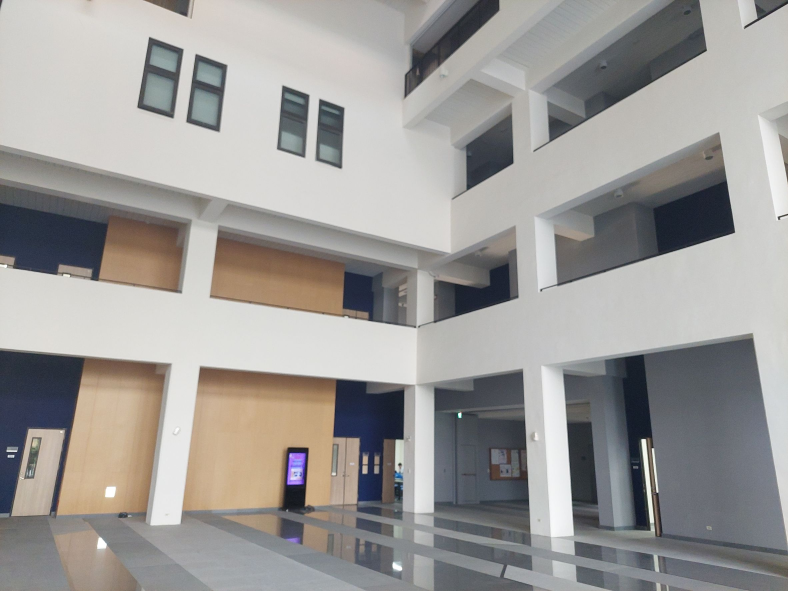
#> input picture hw6/assests/167859.png, 2364 x 1773 px (shown at 1/3 size)
$ python Calibration_from_metric_planes.py
#> lines starting #> are read from the running program, lines starting #| are printed output that depends on the picture
import numpy as np
import cv2
import os

def banana(point_x1, point_x2, point_y1, point_y2):
    x1 = point_x1[0]
    y1 = point_x1[1]
    x2 = point_x2[0]
    y2 = point_x2[1]
    a = y2 - y1
    b = x1 - x2
    c = x1 * y2 - x2 * y1

    x1 = point_y1[0]
    y1 = point_y1[1]
    x2 = point_y2[0]
    y2 = point_y2[1]
    a2 = y2 - y1
    b2 = x1 - x2
    c2 = x1 * y2 - x2 * y1

    x = (c * b2 - c2 * b) / (a * b2 - a2 * b)
    y = (c * a2 - c2 * a) / (b * a2 - b2 * a)
    # Return the inhomogeneous coordinate of the vanishing point
    return [x, y, 1]

def compute_calibration_matrix(image_pts_list):
    """
    Computes the camera calibration matrix K from the images of three squares.

    Parameters:
    image_pts_list (list): A list containing three arrays of image points.
                           Each array corresponds to the four corner points
                           of a square in the image.

    Returns:
    K (numpy.ndarray): The 3x3 camera calibration matrix.
    """

    # Define the square points in the plane coordinate system
    square_pts = np.array([
        [0, 0],
        [0, 1],
        [1, 0],
        [1, 1]
    ], dtype=np.float32)

    # Compute homography H for each square
    H_list = []
    for image_pts in image_pts_list:
        H, status = cv2.findHomography(square_pts, image_pts)
        H_list.append(H)

    # Initialize the matrix A for equations A * omega_vector = 0
    A = []
    for H in H_list:
        h1 = H[:, 0]  # First column of H
        h2 = H[:, 1]  # Second column of H

        h1x, h1y, h1z = h1
        h2x, h2y, h2z = h2

        # Equation 1: h1^T * ω * h2 = 0
        eq1 = [
            h1x * h2x,                               # ω11 coefficient
            h1x * h2y + h1y * h2x,                   # ω12 coefficient
            h1x * h2z + h1z * h2x,                   # ω13 coefficient
            h1y * h2y,                               # ω22 coefficient
            h1y * h2z + h1z * h2y,                   # ω23 coefficient
            h1z * h2z                                # ω33 coefficient
        ]
        A.append(eq1)

        # Equation 2: h1^T * ω * h1 - h2^T * ω * h2 = 0
        eq_h1 = [
            h1x * h1x,
            2 * h1x * h1y,
            2 * h1x * h1z,
            h1y * h1y,
            2 * h1y * h1z,
            h1z * h1z
        ]

        eq_h2 = [
            h2x * h2x,
            2 * h2x * h2y,
            2 * h2x * h2z,
            h2y * h2y,
            2 * h2y * h2z,
            h2z * h2z
        ]

        eq2 = [eq_h1[i] - eq_h2[i] for i in range(6)]
        A.append(eq2)

    A = np.array(A)

    # Solve the homogeneous system A * omega_vector = 0 using SVD
    U, S, Vt = np.linalg.svd(A)
    omega_vector = Vt[-1, :]  # Solution corresponds to the smallest singular value

    # Reconstruct the conic ω from omega_vector
    ω11, ω12, ω13, ω22, ω23, ω33 = omega_vector
    omega = np.array([
        [ω11, ω12, ω13],
        [ω12, ω22, ω23],
        [ω13, ω23, ω33]
    ])

    # Compute the inverse of ω
    try:
        omega_inv = np.linalg.inv(omega)
    except np.linalg.LinAlgError:
        print("Inverse of ω cannot be computed. ω might be singular.")
        return None

    # Compute the calibration matrix K from ω_inv = K * K^T
    # Cholesky decomposition
    try:
        K = np.linalg.cholesky(omega_inv).T  # Transpose to get upper-triangular matrix
        # Normalize K so that K[2,2] = 1
        K = K / K[2, 2]
    except np.linalg.LinAlgError:
        print("Cholesky decomposition failed. ω_inv may not be positive-definite.")
        return None

    return K

# Example usage:
# Assuming image_pts_list contains three arrays of image points for the squares
# image_pts_list = [image_pts1, image_pts2, image_pts3]
# K = compute_calibration_matrix(image_pts_list)
# print("Calibration matrix K:\n", K)

#main
image_pts1 = np.array([
    [1129, 1092],
    [2024, 1029],
    [1229, 2105],
    [2049, 1899],
], dtype=np.float32)

# 2449, 1054, 3212, 1154, 2418, 1899, 3143, 2174
image_pts2 = np.array([
    [2449, 1054],
    [3212, 1154],
    [2418, 1899],
    [3143, 2174],
], dtype=np.float32)

# 2230, 2055, 2931, 2374, 1398, 2349, 2036, 2818
image_pts3 = np.array([
    [2230, 2055],
    [2931, 2374],
    [1398, 2349],
    [2036, 2818],
], dtype=np.float32)

image_pts_list = [image_pts1, image_pts2, image_pts3]

K = compute_calibration_matrix(image_pts_list)
print("Calibration matrix K:\n", K)

# a = [251, 1466], b = [715, 1386], c = [270, 1661], d = [843, 1530]
# 計算通過a, b點的線方程式
vanishing_point1 = banana([251, 1466], [715, 1386], [270, 1661], [843, 1530])
print("Vanishing point 1:", vanishing_point1)
vanishing_point2 = banana([251, 1466], [270, 1661], [715, 1386], [843, 1530])
print("Vanishing point 2:", vanishing_point2)

# Determine the line at infinity l' on the image by connecting two vanishing point
vanish_point_1 = vanishing_point1[:2]
vanish_point_2 = vanishing_point2[:2]
l_1 = vanish_point_1[1] - vanish_point_2[1]
l_2 = vanish_point_2[0] - vanish_point_1[0]
l_3 = vanish_point_1[0] * vanish_point_2[1] - vanish_point_2[0] * vanish_point_1[1]
l = [l_1, l_2, l_3]
print("Line at infinity l':", l)

# assume x1 = 300, find y1
x1 = 300
y1 = -(l_3 - l_1 * x1) / l_2
print("y1:", y1)

# assume x2 = 2000, find y2
x2 = 2000
y2 = -(l_3 - l_1 * x2) / l_2
print("y2:", y2)

# caluculate ground plane orientation, orientation_n 垂直於 l 的平面
orientation_n = [l[0], l[1], -l[0] * x1 - l[1] * y1]
print("Ground plane orientation:", orientation_n)

# Calculate the normal vector n from the line at infinity l
n = np.dot(K.T, l)

# Normalize the normal vector
n = n / np.linalg.norm(n)

# Assuming you want to find a rotation matrix R that aligns the z-axis with n
# Create a rotation matrix that aligns the camera's z-axis with the normal vector n
def rotation_matrix_from_normal(n):
    z = n / np.linalg.norm(n)
    x = np.cross(z, np.array([0, 0, 1]))  # Assuming the camera's original z-axis is [0, 0, 1]
    x = x / np.linalg.norm(x)
    y = np.cross(z, x)

    R = np.array([x, y, z]).T
    return R

R = rotation_matrix_from_normal(n)
print("Rotation matrix R:\n", R)

# Step 2: Compute the homography H
# H can be computed using the calibration matrix K and the rotation matrix R
def compute_homography(K, R):
    # Create a 3x4 matrix [R | t] where t is the translation vector
    # Assuming t = [0, 0, 0] for simplicity
    t = np.array([[0], [0], [0]])
    RT = np.hstack((R, t))

    # Homography H = K * RT
    H = K @ RT
    return H

H = compute_homography(K, R)
# print("Homography H:\n", H)

# Reshape h into 3x3 matrix H 取左邊三行
H = H[:, :3]
print("Homography H:\n", H)

# Load the original image
original_image = cv2.imread('assests/167859.png')  # 確保這裡的路徑正確
#> original_image is the input picture: shape (1773, 2364, 3); mean B, G, R 151.5, 153.9, 156.1

# 獲取原始圖像的寬度和高度
height, width = original_image.shape[:2]  # 獲取圖像的高度和寬度
#> height = 1773; width = 2364

# 使用 cv2.warpPerspective 進行透視變換
undistorted_image = cv2.warpPerspective(original_image, H, (width, height))
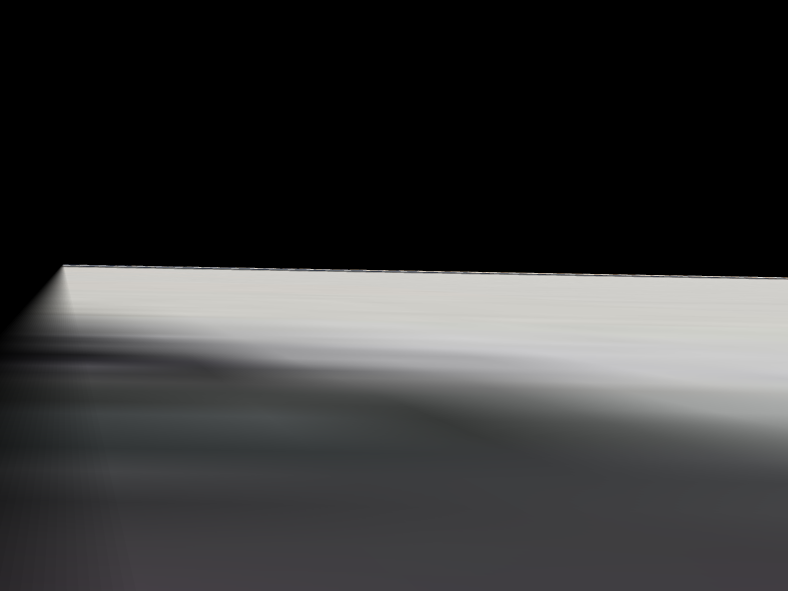
#> undistorted_image: shape (1773, 2364, 3) (shown at 1/3 size); mean B, G, R 55.8, 55.5, 55.5

# Dump the undistorted image
# Create output folder if not exist
folder_out = "results"
if not os.path.exists(folder_out):
    os.makedirs(folder_out)

# Write image to the folder
cv2.imwrite(folder_out + '/undistorted.png', undistorted_image)
# cv2.imwrite(folder_out + '/drawed.png', draw_image)

# 顯示或保存變換後的圖像
cv2.imshow('Undistorted Image', undistorted_image)
cv2.waitKey(0)
cv2.destroyAllWindows()

# P = K [R | t]

$ run again, with hw6/assests/167855.png copied over hw6/assests/167859.png
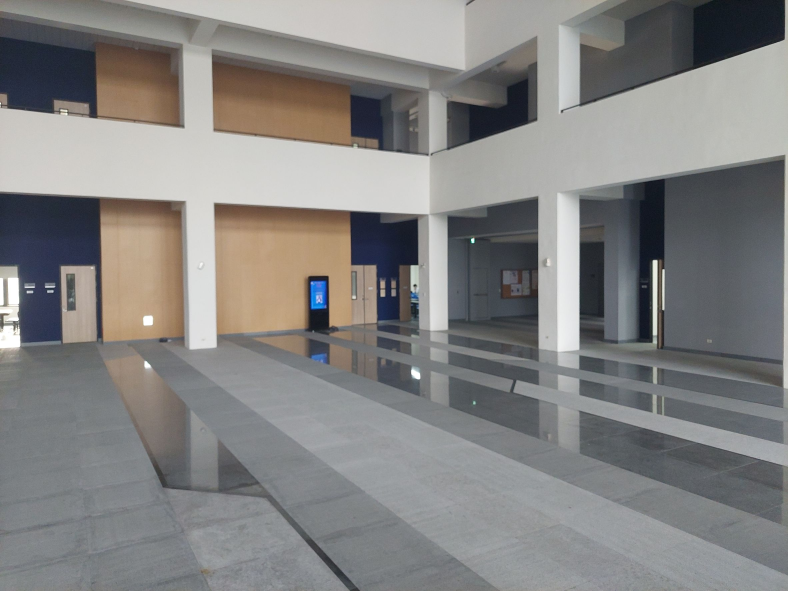
#> input picture hw6/assests/167855.png, 2364 x 1773 px (shown at 1/3 size)
#> original_image is the input picture: shape (1773, 2364, 3); mean B, G, R 129.7, 130.6, 131.4
#> `undistorted_image = cv2.warpPerspective(original_image, H, (width, hei..`:
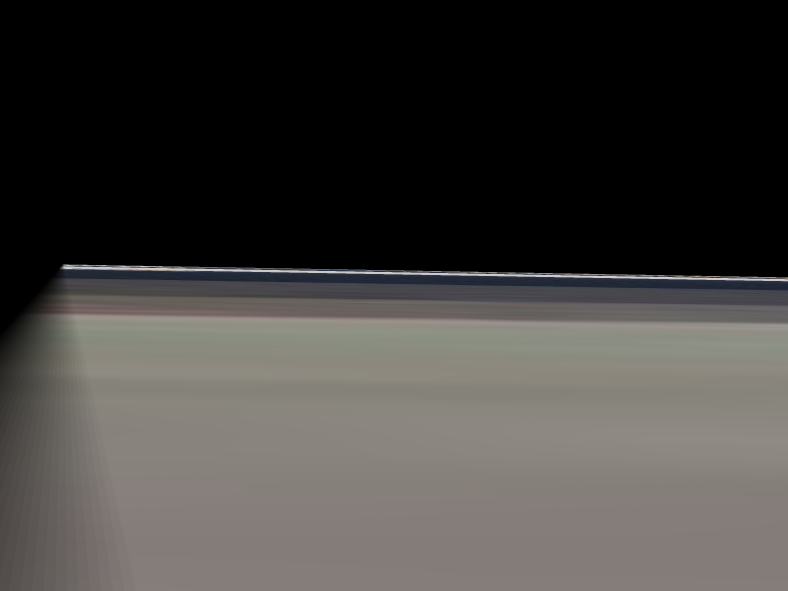
#> undistorted_image: shape (1773, 2364, 3) (shown at 1/3 size); mean B, G, R 61.8, 64.4, 66.7

$ run again, with hw6/assests/167856.png copied over hw6/assests/167859.png
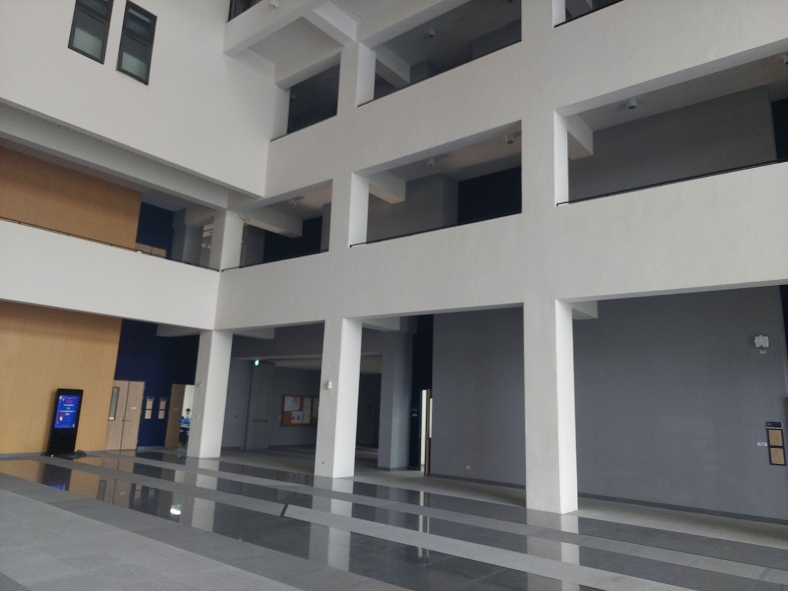
#> input picture hw6/assests/167856.png, 2364 x 1773 px (shown at 1/3 size)
#> original_image is the input picture: shape (1773, 2364, 3); mean B, G, R 115.7, 116.5, 117.2
#> `undistorted_image = cv2.warpPerspective(original_image, H, (width, hei..`:
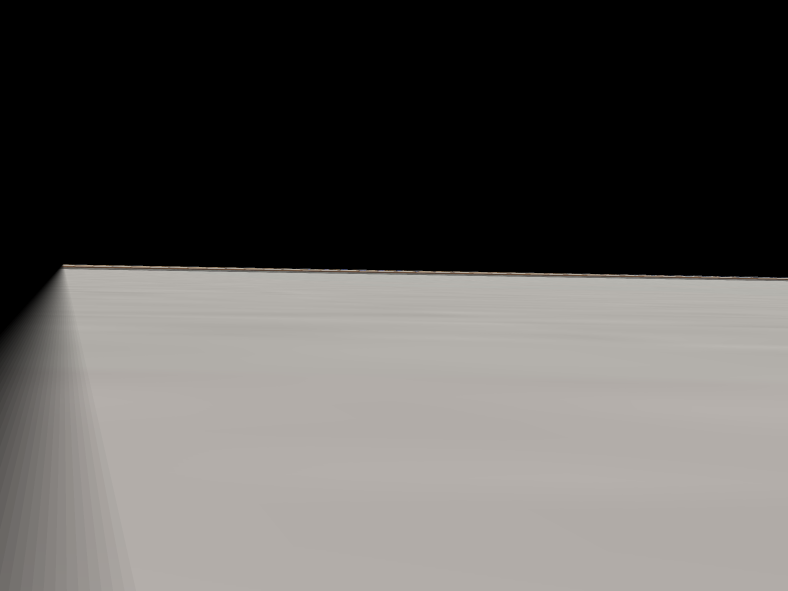
#> undistorted_image: shape (1773, 2364, 3) (shown at 1/3 size); mean B, G, R 87.5, 89.8, 92.1

$ run again, with hw6/assests/bg1.png copied over hw6/assests/167859.png
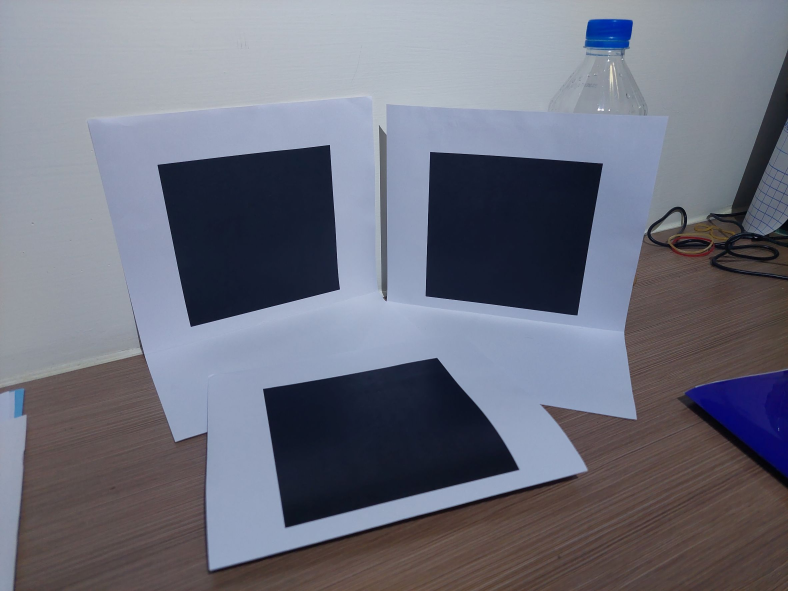
#> input picture hw6/assests/bg1.png, 2364 x 1773 px (shown at 1/3 size)
#> original_image is the input picture: shape (1773, 2364, 3); mean B, G, R 125.5, 112.3, 110
#> `undistorted_image = cv2.warpPerspective(original_image, H, (width, hei..`:
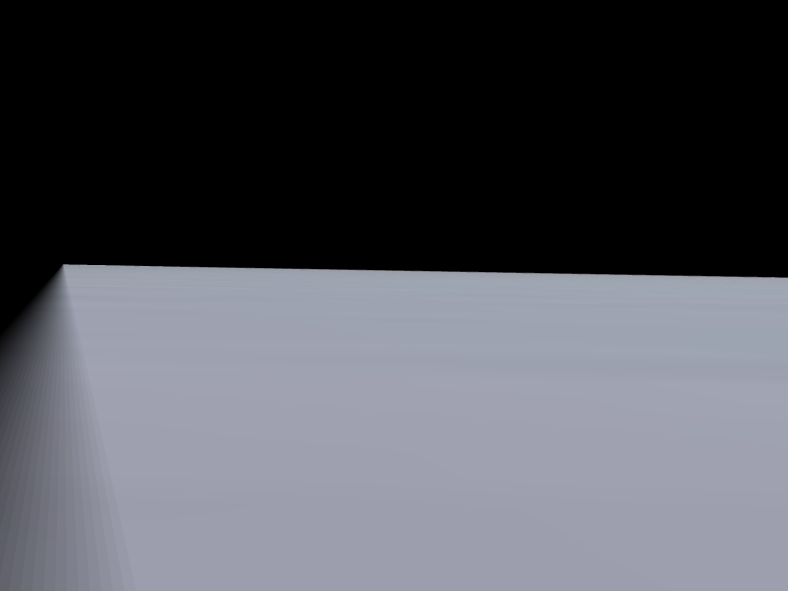
#> undistorted_image: shape (1773, 2364, 3) (shown at 1/3 size); mean B, G, R 90.9, 83.3, 81.7
